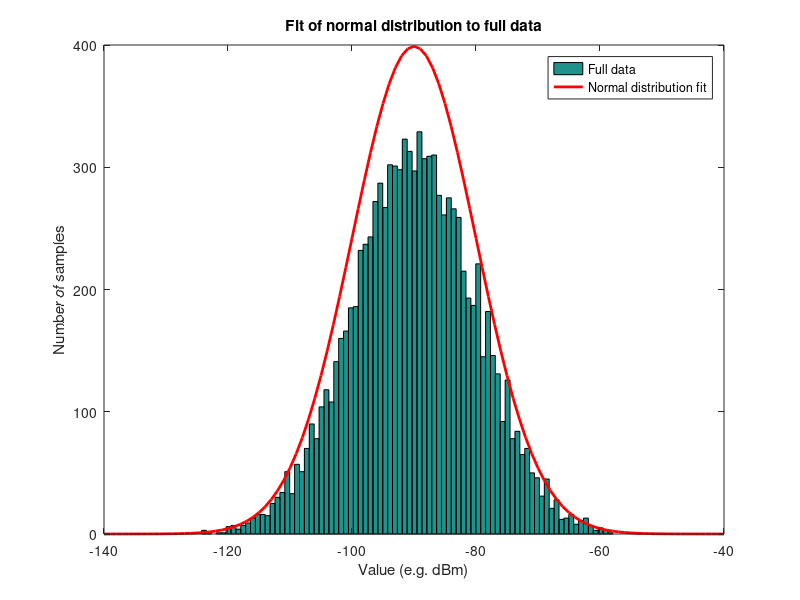

This chart was generated by the following MATLAB code: (Note: this script raises an error after producing the figure.)
% Generate normally distributed data with mu = 0 and sigma = 10
samples = 10000;
mu = -90;
sigma = 10;
data = normrnd(mu,sigma,samples,1);

% Plot the data before truncating it
figure
hist(data,90)
hold on
xvals = (mu-5*sigma):(mu+5*sigma);
plot(xvals,samples.*normpdf(xvals,mu,sigma),'r-','LineWidth',2)
hold off
legend('Full data','Normal distribution fit')
title('Fit of normal distribution to full data')
xlabel('Value (e.g. dBm)')
ylabel('Number of samples')

% Right-truncate data to -10
dataRightTrunc = data(data <= -100);

% Estimate and plot the fit of a normal distribution to 
% right-truncated data
[mu1,sigma1] = fitTruncNormDist(dataRightTrunc,-100,'right')
figure
hist(dataRightTrunc,40)
hold on
xvals1 = (mu1-5*sigma1):(mu1+5*sigma1);
plot(xvals1,samples.*normpdf(xvals1,mu1,sigma1),'r-','LineWidth',2)
hold off
legend('Right-truncated data','Normal distribution fit')
title('Fit of normal distribution to right-truncated data')
xlabel('Value (e.g. dBm)')
ylabel('Number of samples')

% Left-truncate data to 10
dataLeftTrunc = data(data >= -80);

% Estimate and plot the fit of a normal distribution to 
% left-truncated data
[mu2,sigma2] = fitTruncNormDist(dataLeftTrunc,-80,'left')
figure
hist(dataLeftTrunc,40)
hold on
xvals2 = (mu2-5*sigma2):(mu2+5*sigma2);
plot(xvals2,samples.*normpdf(xvals2,mu2,sigma2),'r-','LineWidth',2)
hold off
legend('Left-truncated data','Normal distribution fit')
title('Fit of normal distribution to left-truncated data')
xlabel('Value (e.g. dBm)')
ylabel('Number of samples')
